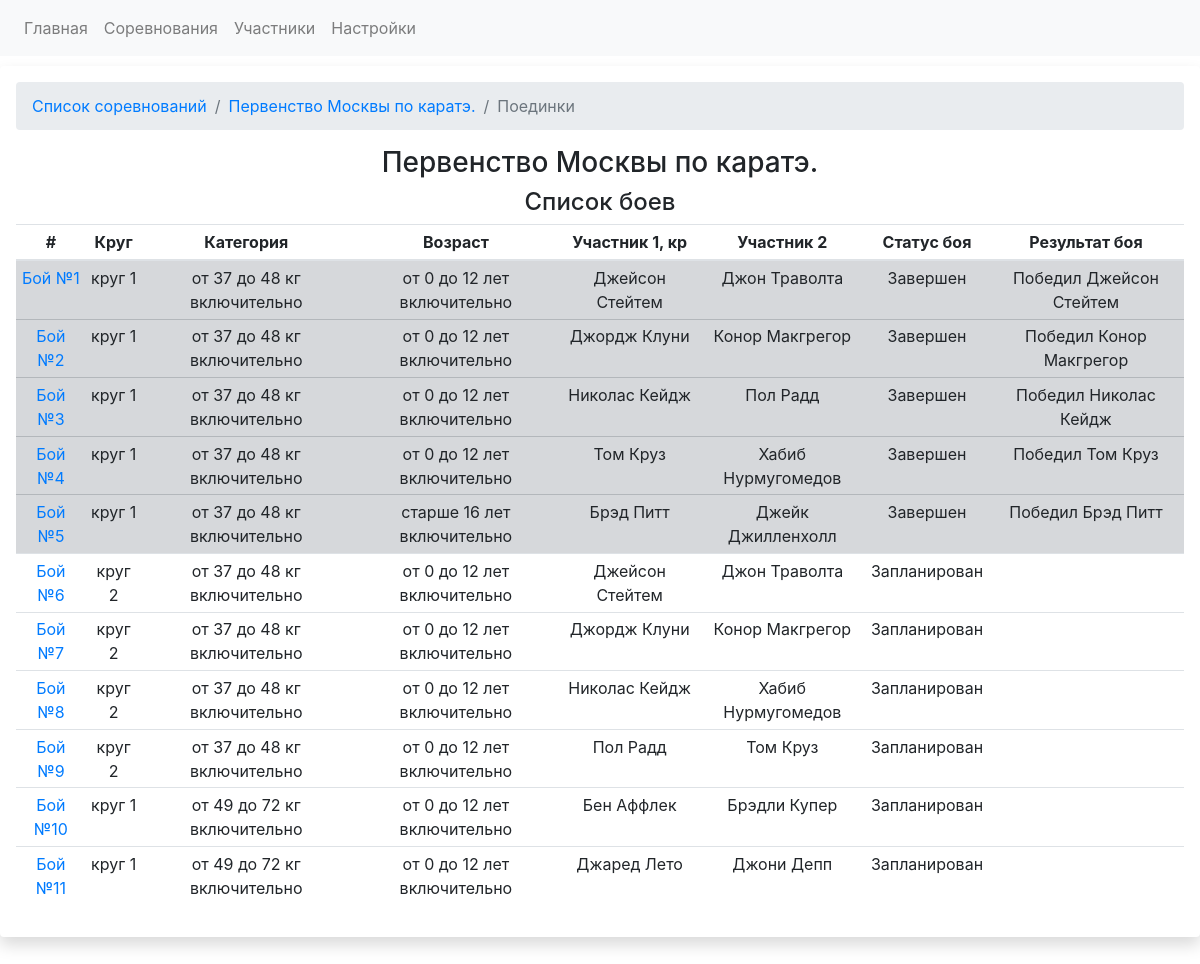
The page /competitions/1/fights on the database as committed earlier.
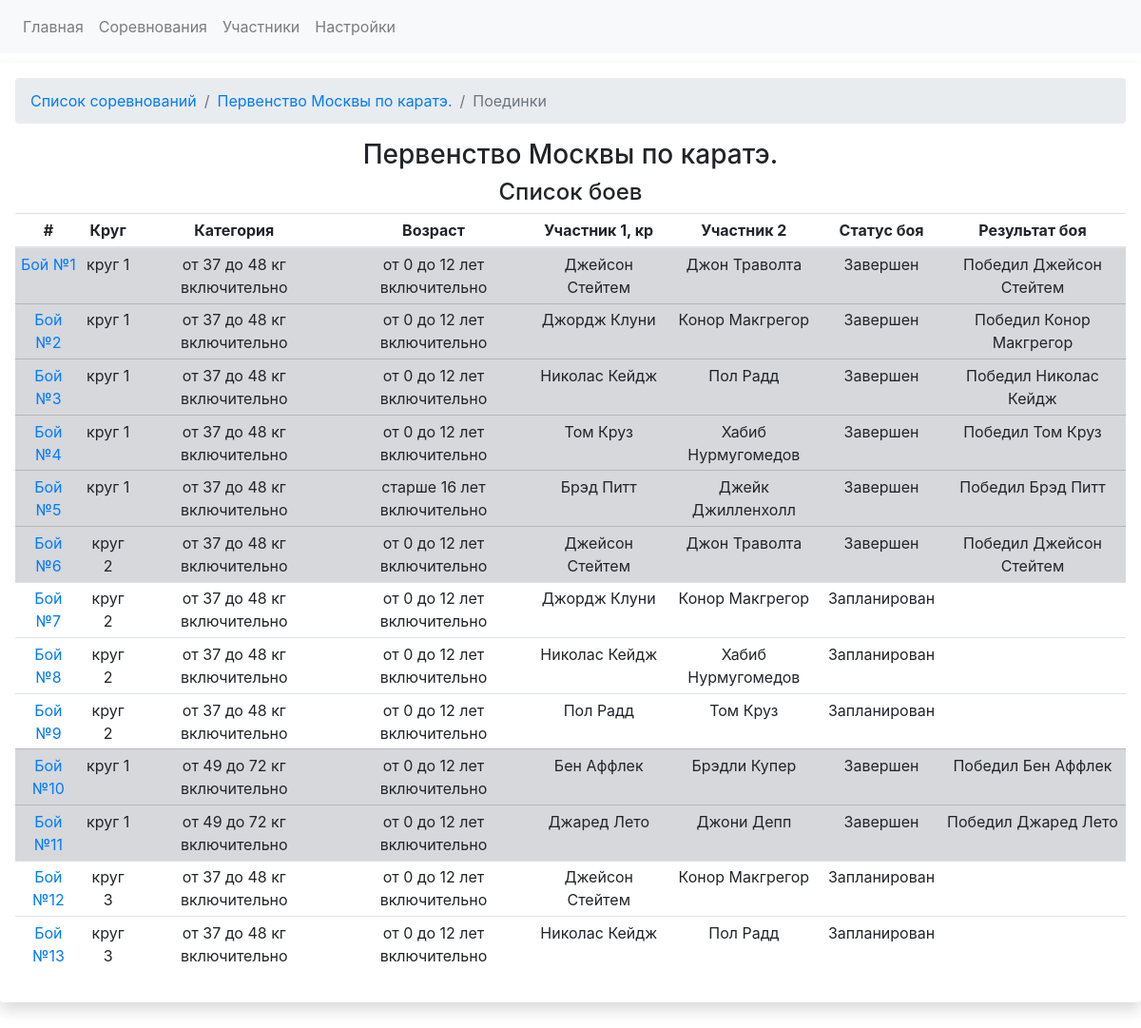
The same page on the database as committed later.
### app.py (models this page shows)
class CompetitionsDB(db.Model):
    competition_id = db.Column(db.Integer, primary_key=True)
    competition_name = db.Column(db.String)
    competition_date_start = db.Column(db.Date, default=datetime.utcnow)
    competition_date_finish = db.Column(db.Date, default=datetime.utcnow)
    competition_city = db.Column(db.String)
    competition_fights = db.relationship('FightsDB', backref='competition', lazy='dynamic')
    registrations = db.relationship('RegistrationDB', backref='competition')

class FightsDB(db.Model):
    fight_id = db.Column(db.Integer, primary_key=True)
    round_number = db.Column(db.Integer, db.ForeignKey('roundsDB.id')) # номер круга, в котором проводится бой. Текст ,потому что есть полуфинал и финал
    weight_category = db.Column(db.Integer, db.ForeignKey('weightcategoriesDB.weight_cat_id')) # весовая категория, в которой проводится бой
    age_category = db.Column(db.Integer, db.ForeignKey('agecategoriesDB.id'))  # возрастная категория, в которой проводится бой
    red_fighter_id = db.Column(db.Integer, db.ForeignKey('fightersDB.fighter_id')) # id красного бойца
    blue_fighter_id = db.Column(db.Integer, db.ForeignKey('fightersDB.fighter_id')) # id синего бойца
    fight_status = db.Column(db.Boolean, default=False) # False = Запланирован. True - завершен
    red_fighter_score = db.Column(db.Integer) # счет красного бойца
    blue_fighter_score = db.Column(db.Integer) # счет синего бойца
    won_id = db.Column(db.Integer) # результат боя Кто выиграл. Например. ID победителя
    loose_id = db.Column(db.Integer) #  id бойца. который проиграл
    draw_status = db.Column(db.Boolean) # если ничья, то True
    competition_id = db.Column(db.Integer, db.ForeignKey('competitionsDB.competition_id'))
    fight_result = db.Column(db.String)

class RoundsDB(db.Model):
    id = db.Column(db.Integer, primary_key=True)
    round_name = db.Column(db.String)
    sort_index = db.Column(db.Integer)
    fights = db.relationship('FightsDB', backref = 'roundNo')
    finished_regs = db.relationship('RegistrationDB', backref = 'roundNo')

class WeightcategoriesDB(db.Model):
    weight_cat_id = db.Column(db.Integer, primary_key=True)
    sort_index = db.Column(db.Integer)
    weight_category_name = db.Column(db.String)
    weight_category_start = db.Column(db.Integer)
    weight_category_finish = db.Column(db.Integer)
    registrations = db.relationship('RegistrationDB', backref='weight_categories')
    fights = db.relationship('FightsDB', backref = 'weight_category_backref')

class AgecategoriesDB(db.Model):
    id = db.Column(db.Integer, primary_key=True)
    sort_index = db.Column(db.Integer)
    age_category_name = db.Column(db.String)
    age_category_start = db.Column(db.Integer)
    age_category_finish = db.Column(db.Integer)
    registrations = db.relationship('RegistrationDB', backref='age_categories')
    fights = db.relationship('FightsDB', backref = 'age_category_backref')

class FightersDB(db.Model):
    fighter_id = db.Column(db.Integer, primary_key=True)
    name = db.Column(db.String)
    last_name = db.Column(db.String)
    fighter_image = db.Column(db.String)
    fighter_image_id = db.Column(db.String)
    birthday = db.Column(db.Date, default=datetime.utcnow)
    active_status = db.Column(db.Integer)
    red_fighter = db.relationship('FightsDB', backref='red_fighter', foreign_keys="[FightsDB.red_fighter_id]")
    blue_fighter = db.relationship('FightsDB', backref='blue_fighter', foreign_keys="[FightsDB.blue_fighter_id]")
    registrations = db.relationship('RegistrationDB', backref = 'fighter')

### app.py (the view)
@app.route('/competitions/<int:comp_id>/fights')
def competition_fights_view(comp_id):
    competition_data = CompetitionsDB.query.get(comp_id)
    fights_in_competition = competition_data.competition_fights.all()
    return render_template('fights.html', fights_in_competition = fights_in_competition, competition_data = competition_data)

### templates/fights.html (shortened to what this page needs)
{% extends "base.html" %}
{% block head %}
<link rel="stylesheet" href="https://stackpath.bootstrapcdn.com/bootstrap/4.5.0/css/bootstrap.min.css">
<link rel="stylesheet" type="text/css" href="https://cdn.datatables.net/1.10.24/css/dataTables.bootstrap4.min.css">
{% endblock %}
{% block content %}
    <div class="container-fluid" style="margin-top: 10px">
        <div class="row">
            <div class="col-lg-12 shadow p-3 mb-5 bg-white rounded text-center">
                <nav aria-label="breadcrumb">
                      <ol class="breadcrumb">
                        <li class="breadcrumb-item"><a href="{{url_for('competitions')}}">Список соревнований</a></li>
                        <li class="breadcrumb-item"><a href="{{url_for('competition_view', competition_id = competition_data.competition_id)}}">{{ competition_data.competition_name }}</a></li>
                        <li class="breadcrumb-item active" aria-current="page">Поединки</li>
                      </ol>
                </nav>
                <h3>{{ competition_data.competition_name }}</h3>
                <h4>Список боев</h4>
                <table id="fights_table" class="table table-sm table-responsive">
                      <thead>
                        <tr>
                          <th scope="col">#</th>
                          <th scope="col">Круг</th>
                          <th scope="col">Категория</th>
                          <th scope="col">Возраст</th>
                          <th scope="col">Участник 1, кр</th>
                          <th scope="col">Участник 2</th>
                          <th scope="col">Статус боя</th>
                          <th scope="col">Результат боя</th>
                        </tr>
                      </thead>
                      <tbody>
                      {% for fight in fights_in_competition %}
                          {% if fight.fight_status %}
                            <tr class="table-secondary">
                          {% else %}
                            <tr>
                          {% endif %}
                          <td>
                          <a href="{{url_for('select_fight_status', comp_id = fight.competition_id, weight_cat_id = fight.weight_category, age_cat_id = fight.age_category, round_no = fight.round_number, fight_id = fight.fight_id)}}">
                          Бой №{{ fight.fight_id }}
                              </a>
                          </td>
                          <td>{{ fight.roundNo.round_name }}</td>
                          <td>{{ fight.weight_category_backref.weight_category_name }}</td>
                          <td>{{ fight.age_category_backref.age_category_name }}</td>
                          <td>{{ fight.red_fighter.name +" "+ fight.red_fighter.last_name}}</td>
                          <td>{{ fight.blue_fighter.name +" " + fight.blue_fighter.last_name}}</td>
                          <td>
                              {% if  fight.fight_status%}
                                    Завершен
                              {% else %}
                                 Запланирован
                                {% endif %}
                          </td>
                          <td>
                              {% if  fight.fight_result %}
                                {{fight.fight_result}}</td>
                            {% endif %}
                        </tr>
                      {% endfor %}
                      </tbody>
                </table>
            </div>
        </div>
    </div>
{% endblock %}

### templates/base.html (shortened to what this page needs)
<!DOCTYPE html>
<html lang="en">
<head>
{% block head %}{% endblock %}
</head>
<body>
    <nav class="navbar navbar-expand-lg navbar-light bg-light">
  <div class="collapse navbar-collapse" id="navbarSupportedContent">
    <ul class="navbar-nav mr-auto">
      <li class="nav-item">
        <a class="nav-link" href="{{url_for('index')}}">Главная</a>
      </li>
      <li class="nav-item">
        <a class="nav-link" href="{{url_for('competitions')}}">Соревнования</a>
      </li>
        <li class="nav-item">
            <a class="nav-link" href="{{url_for('participants')}}">Участники</a>
        </li>
      <li class="nav-item">
        <a class="nav-link" href="{{url_for('settings_form')}}">Настройки</a>
      </li>
    </ul>
</div>
</nav>
    <div id="content">
        {% block content %}
        {% endblock %}
    </div>
</body>
</html>

Rows that differ between the two databases and show on the page:
changed FightsDB id 6: fight_result (not shown) → "Победил Джейсон Стейтем"; fight_status "Запланирован" → "Завершен"
changed FightsDB "Бен Аффлек": fight_result (not shown) → "Победил Бен Аффлек"; fight_status "Запланирован" → "Завершен"
changed FightsDB "Джаред Лето": fight_result (not shown) → "Победил Джаред Лето"; fight_status "Запланирован" → "Завершен"
added FightsDB: fight_id "12", roundNo.round_name "круг 3", weight_category_backref.weight_category_name "от 37 до 48 кг включительно", age_category_backref.age_category_name "от 0 до 12 лет включительно", red_fighter "Джейсон Стейтем", blue_fighter "Конор Макгрегор", fight_status "Запланирован"
added FightsDB: fight_id "13", roundNo.round_name "круг 3", weight_category_backref.weight_category_name "от 37 до 48 кг включительно", age_category_backref.age_category_name "от 0 до 12 лет включительно", red_fighter "Николас Кейдж", blue_fighter "Пол Радд", fight_status "Запланирован"
